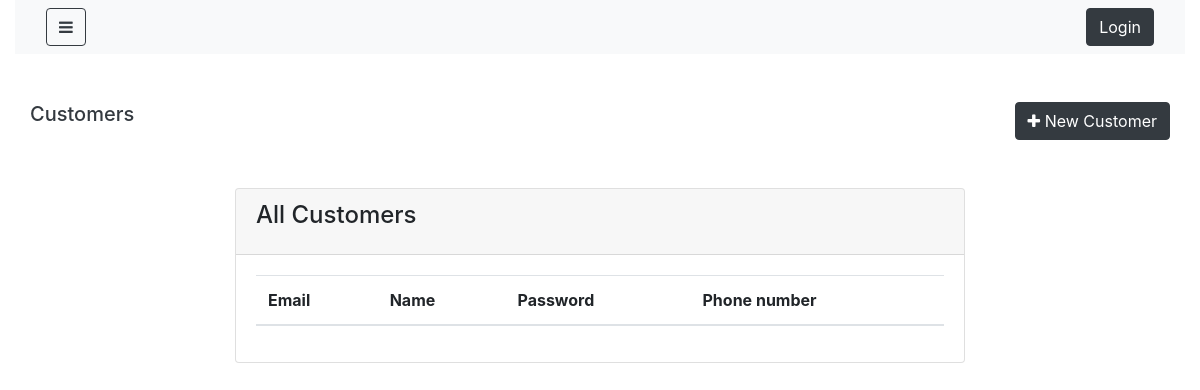
/customers, run on an earlier commit of the app's database.
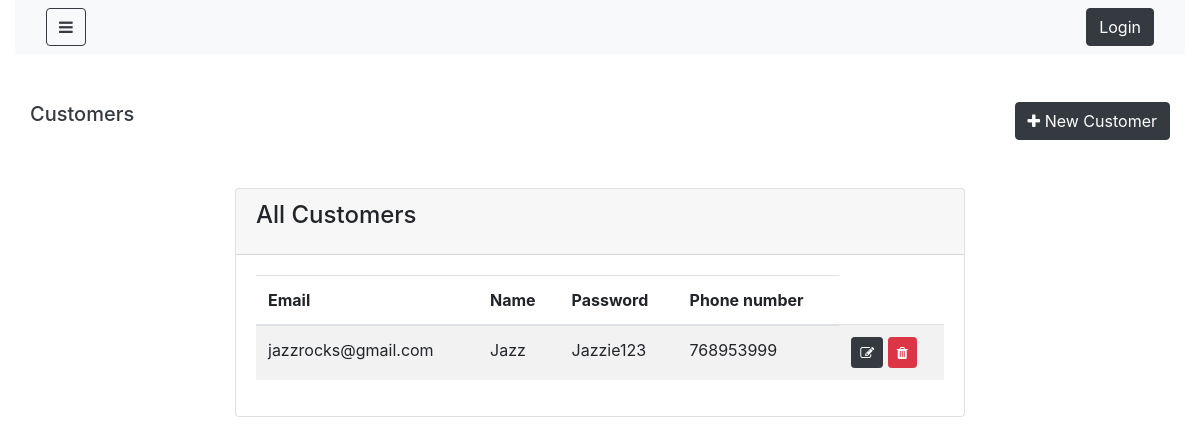
And on a later commit of the database.
### shop/models.py (models this page shows, shortened)
class Customer(models.Model):
    name=models.CharField(max_length=300, null=False, blank=False)
    email=models.EmailField(max_length=300, null=False, blank=False)
    password=models.CharField(max_length=300, null=False, blank=True)
    phone_number=models.IntegerField(null=True, blank=True)
    created_at=models.DateTimeField(auto_now_add=True)
    updated_at=models.DateTimeField(auto_now=True)

### shop/views.py (the view)
# urls.py: path('customers', CustomerList.as_view(), name='customer_list'),
class CustomerList(ListView):
    login_required=True
    fields=['name', 'email', 'password', 'phone_number']
    model=Customer
    template_name='shop/admin/customer_list.html'

### shop/templates/shop/admin/customer_list.html
{% extends 'shop/admin/layouts/admin_master.html' %}
{% block content %}
<div class="container">
    <div class="row my-5">
        <h5 class="text-dark">Customers</h5>
        <a href= "{% url 'customer_form' %}" class="btn btn-dark ml-auto">
            <i class="fa fa-plus" aria-hidden="true"></i>  New Customer
        </a>
    </div>
    <div class="row justify-content-center my-5">
        <div class="col-lg-8">
            <div class="card">
                <div class="card-header">
                    <h4 class="card-title">All Customers</h4>
                </div>
                <div class="card-body">
                    <table class="table table-striped table-hover">
                        <thead>
                            <tr>
                                <th>Email</th>
                                <th>Name</th>
                                <th>Password</th>
                                <th>Phone number</th>
                            </tr>
                        </thead>
                        <tbody>
                            {% for object in object_list %}
                                <tr>
                                    <td>{{object.email}}</td>
                                    <td>{{object.name}}</td>
                                    <td>{{object.password}}</td>
                                    <td>{{object.phone_number}}</td>
                                    <td>
                                        <a href="{% url 'customer_update' object.id %}" class="btn btn-dark btn-sm">
                                            <i class="fa fa-edit"></i>
                                        </a>
                                        <a href="{% url 'customer_delete' object.id %}" class="btn btn-danger btn-sm">
                                            <i class="fa fa-trash"></i>
                                        </a>
                                    </td>
                                </tr>
                            {% endfor %}
                        </tbody>
                    </table>
                </div>
            </div>
        </div>
    </div>
</div>
{% endblock content %}

What changed in the data, as far as the page shows it:
added Customer: email "jazzrocks@gmail.com", name "Jazz", password "Jazzie123", phone_number "768953999"
